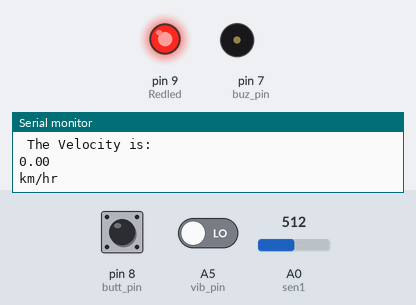
Simulated run of this sketch. Board: Arduino Uno, built with avr-gcc and run on an emulated ATmega328P. On the bench: output pins drawn as LEDs (lit = HIGH), buzzer (waves = sounding, pin HIGH), the last lines printed to the serial monitor. Inputs (shaded band) come from the test bench; at power-on: A0 (sen1) = 512, A5 (vib_pin) LOW, pin 8 (butt_pin) HIGH. The modem accepts every AT command (registered, SIM ready, sends succeed) and sends nothing else.

Above: at 6.2 s.
6.3 s: A0 (sen1) set to 487
At 7.5 s:
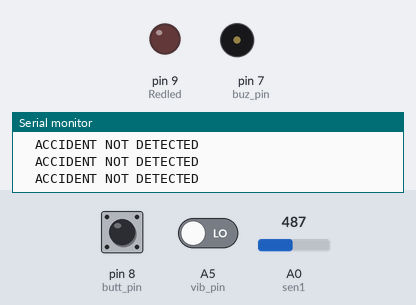
7.8 s: A5 (vib_pin) driven HIGH
10.8 s: pin 8 (butt_pin) pulled LOW for 3.2 s
At 13.4 s:
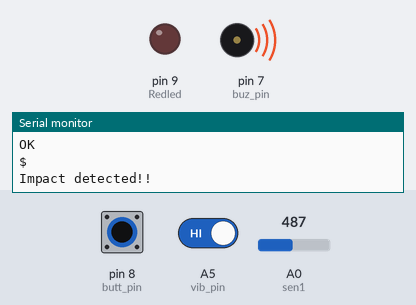
Timing chart, 0 to 15.4 s (numbered marks = the images above; inputs shaded):
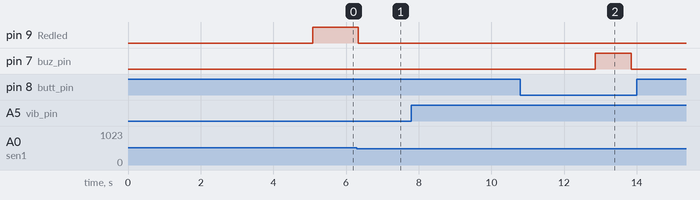

Measured:
- the behaviour switches between 500 and 499 on A0 (sen1) (found by bisection; images 0 and 1)
- after the input at 6.3 s, pin 9 (Redled): HIGH → LOW at once
- after the input at 10.8 s, pin 7 (buz_pin): LOW → HIGH after 2.1 s, → LOW 1.0 s later

The sketch:

ACCIDENT_ALERT_SYSTEM.ino
```cpp
#include<PulseSensorPlayground.h>
#include <AltSoftSerial.h>    //GPS_MODULE
#include <TinyGPS++.h>
#include <SoftwareSerial.h> //GSM_MODULE
#include <math.h>
#include<Wire.h>
int sen1=A0;      //speedometer input
int Redled=9;     //speed alert
unsigned long start_time=0;
unsigned long end_time=0;
unsigned long impact_time;
//unsigned long time1;
unsigned long alert_delay = 30000;
float velocity,dif,velocityreal,starttime,endtime;
float speedconstant=7.5;
int pulsewire=6;
int threshold=550;
PulseSensorPlayground pulsesensor;
int vib_pin=A5;
int butt_pin=8;
int buz_pin=7;
int vibrationsensor;
int buttonstate=0;
const String EMERGENCY_PHONE = "+919666468505";
//------GSM_MODULE--------
int gsmrxpin=2;
int gsmtxpin=3;
SoftwareSerial sim800(gsmrxpin,gsmtxpin);
//GPS Module----------
int gpsrxpin=4;
int gpstxpin=5;
AltSoftSerial neogps;
TinyGPSPlus gps;
//--------------------------------------------------------------
String sms_status,sender_number,received_date,msg;
String latitude, longitude;


void setup() {
  Serial.begin(9600);

  //Serial.println("SIM800L serial initialize");
  sim800.begin(9600);

  //Serial.println("NEO6M serial initialize");
  neogps.begin(9600);

  pinMode(sen1,INPUT);
  analogWrite(9,LOW);
  pulsesensor.analogInput(pulsewire);
  pulsesensor.setThreshold(threshold);
  pinMode(vib_pin,INPUT);
  pinMode(butt_pin,INPUT);
  pinMode(buz_pin,OUTPUT);
  //Scheduler.startLoop(loop2);
  sms_status = "";
  sender_number="";
  received_date="";
  msg="";

  //--------------------------------------------------------------
  sim800.println("AT"); //Check GSM Module
  delay(1000);
  //SendAT("AT", "OK", 2000); //Check GSM Module
  sim800.println("ATE1"); //Echo ON
  delay(1000);
  //SendAT("ATE1", "OK", 2000); //Echo ON
  sim800.println("AT+CPIN?"); //Check SIM ready
  delay(1000);
  //SendAT("AT+CPIN?", "READY", 2000); //Check SIM ready
  sim800.println("AT+CMGF=1"); //SMS text mode
  delay(1000);
  //SendAT("AT+CMGF=1", "OK", 2000); //SMS text mode
  sim800.println("AT+CNMI=1,1,0,0,0"); /// Decides how newly arrived SMS should be handled
  delay(1000);
  //SendAT("AT+CNMI=1,1,0,0,0", "OK", 2000); //set sms received format
  //AT +CNMI = 2,1,0,0,0 - AT +CNMI = 2,2,0,0,0 (both are same)
   //time1 = micros();
}

void speedsensor()
{
  if (analogRead(sen1) < 500)
  {
    starttime=millis();
    digitalWrite(Redled,LOW);
    delay(30);
  }
  //if(analogRead(sen1) > 500
  else
  {
    endtime=millis();
    dif=endtime-starttime;
    velocity=speedconstant/dif;
    velocityreal=(velocity*360)/100;
    delay(30);
    digitalWrite(Redled,HIGH);
    Serial.print("\n The Velocity is:\n");
    Serial.println(velocityreal);
    Serial.print("km/hr");
  }
}
void loop()
{
  speedsensor();
  vibrationsensor=digitalRead(A5);
  buttonstate=digitalRead(butt_pin);
  impact_time=millis();
  if (vibrationsensor==1)
  {

    if (buttonstate==LOW)
    {
      Serial.println("Impact detected!!");
      digitalWrite(buz_pin,HIGH);
      delay(1000);
      digitalWrite(buz_pin,LOW);
      makeCall();
      delay(1000);
      sendAlert();

      int BPM=pulsesensor.getBeatsPerMinute();
      if (pulsesensor.sawStartOfBeat())
           {
                 Serial.print("\n HEART BEAT\n");
                 Serial.print("BPM:");
                 Serial.println(BPM);
           }
        delay(50);

      getGps();

    }
    while(sim800.available())
    {
      parseData(sim800.readString());
     }
    while(Serial.available())
    {
    sim800.println(Serial.readString());
    }

  }
  else
  {
    Serial.print("\n  ACCIDENT NOT DETECTED\n");
  }
}
void parseData(String buff){
  Serial.println(buff);

  unsigned int len, index;

  //Remove sent "AT Command" from the response string.
  index = buff.indexOf("\r");
  buff.remove(0, index+2);
  buff.trim();
  //------------------
  if(buff != "OK"){

    index = buff.indexOf(":");
    String cmd = buff.substring(0, index);
    cmd.trim();

    buff.remove(0, index+2);
    //Serial.println(buff);
    //--------------------------------------------------------------
    if(cmd == "+CMTI"){
      //get newly arrived memory location and store it in temp
      //temp = 4
      index = buff.indexOf(",");
      String temp = buff.substring(index+1, buff.length());
      temp = "AT+CMGR=" + temp + "\r";
      //AT+CMGR=4 i.e. get message stored at memory location 4
      sim800.println(temp);
    }
    //--------------------------------------------------------------
    else if(cmd == "+CMGR"){
      //extractSms(buff);
      //Serial.println(buff.indexOf(EMERGENCY_PHONE));
      if(buff.indexOf(EMERGENCY_PHONE) > 1){
        buff.toLowerCase();
        //Serial.println(buff.indexOf("get gps"));
        if(buff.indexOf("get gps") > 1){
          getGps();
          String sms_data;
          sms_data = "GPS Location Data\r";
          sms_data += "http://maps.google.com/maps?q=loc:";
          sms_data += latitude + "," + longitude;

          sendSms(sms_data);
        }
      }
    }
    //--------------------------------------------------------------
  }
  else{
  //The result of AT Command is "OK"
  }
}
void getGps()
{
  // Can take up to 60 seconds
  boolean newData = false;
  for (unsigned long start = millis(); millis() - start < 2000;){
    while (neogps.available()){
      if (gps.encode(neogps.read())){
        newData = true;
        break;
      }
    }
  }

  if (newData) //If newData is true
  {
    latitude = String(gps.location.lat(), 6);
    longitude = String(gps.location.lng(), 6);
    newData = false;
  }
  else {
    Serial.println("No GPS data is available");
    latitude = "";
    longitude = "";
  }

  Serial.print("Latitude= "); Serial.println(latitude);
  Serial.print("Lngitude= "); Serial.println(longitude);
}

void sendAlert()
{
  String sms_data;
  sms_data = "Accident Alert!!\r";
  sms_data += "http://maps.google.com/maps?q=loc:";
  sms_data += latitude + "," + longitude;

  sendSms(sms_data);
}

void makeCall()
{
  Serial.println("calling....");
  sim800.println("ATD"+EMERGENCY_PHONE+";");
  delay(20000); //20 sec delay
  sim800.println("ATH");
  delay(1000); //1 sec delay
}

 void sendSms(String text)
{
  //return;
  sim800.print("AT+CMGF=1\r");
  delay(1000);
  sim800.print("AT+CMGS=\""+EMERGENCY_PHONE+"\"\r");
  delay(1000);
  sim800.print(text);
  delay(100);
  sim800.write(0x1A); //ascii code for ctrl-26 //sim800.println((char)26); //ascii code for ctrl-26
  delay(1000);
  Serial.println("SMS Sent Successfully.");
}

boolean SendAT(String at_command, String expected_answer, unsigned int timeout){

    uint8_t x=0;
    boolean answer=0;
    String response;
    unsigned long previous;

    //Clean the input buffer
    while( sim800.available() > 0) sim800.read();

    sim800.println(at_command);

    x = 0;
    previous = millis();

    //this loop waits for the answer with time out
    do{
        //if there are data in the UART input buffer, reads it and checks for the asnwer
        if(sim800.available() != 0){
            response += sim800.read();
            x++;
            // check if the desired answer (OK) is in the response of the module
            if(response.indexOf(expected_answer) > 0){
                answer = 1;
                break;
            }
        }
    }while((answer == 0) && ((millis() - previous) < timeout));

  Serial.println(response);
  return answer;
}
```
